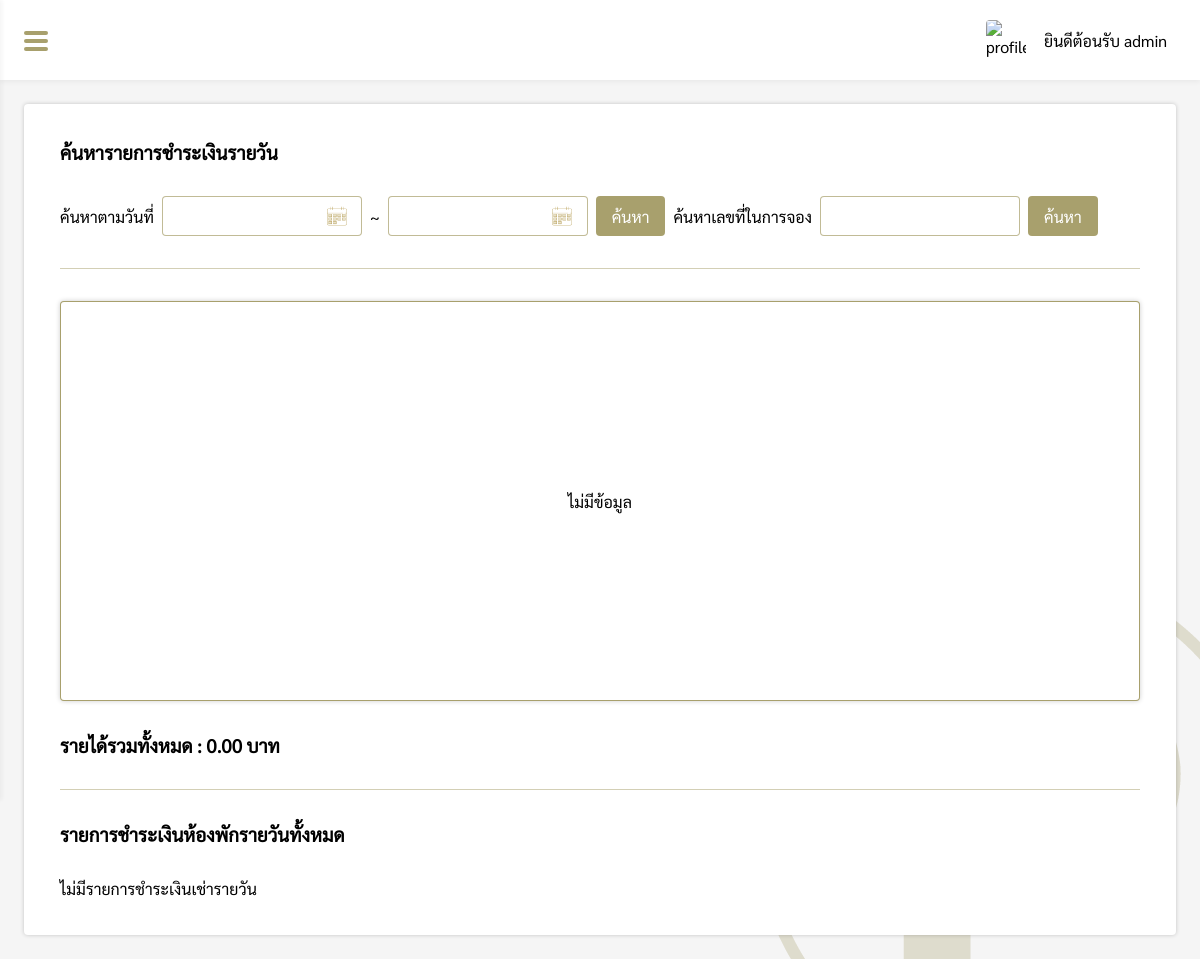
The app's page /pages/manage/dailyCost/index.php (signed in), older data.
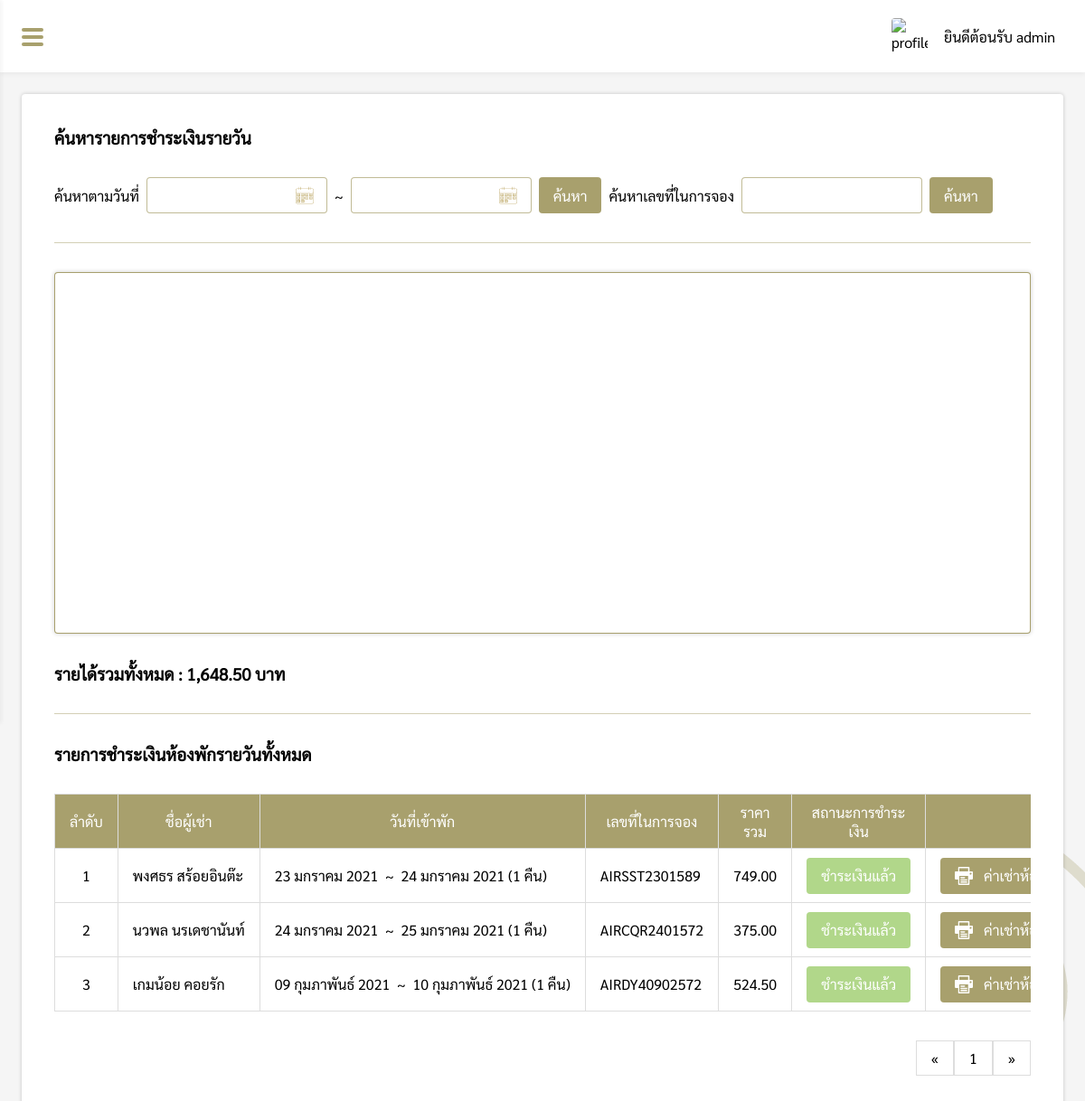
The same page, newer data.
### tables this page shows
CREATE TABLE `dailycost` (
  `dailycost_id` int(11) NOT NULL,
  `code` varchar(13) NOT NULL,
  `damages` float(11,2) DEFAULT NULL,
  `total_allprice` float(11,2) NOT NULL,
  `pay_status` varchar(20) NOT NULL,
  `pay_img` varchar(100) DEFAULT NULL,
  `payafter_d_img` varchar(100) DEFAULT NULL
);

CREATE TABLE `daily` (
  `daily_id` int(11) NOT NULL,
  `name_title` varchar(10) NOT NULL,
  `firstname` varchar(200) NOT NULL,
  `lastname` varchar(200) NOT NULL,
  `id_card` varchar(200) NOT NULL,
  `email` varchar(200) NOT NULL,
  `tel` varchar(200) NOT NULL,
  `code` varchar(200) NOT NULL,
  `check_in` varchar(200) NOT NULL,
  `check_out` varchar(200) NOT NULL,
  `night` int(2) NOT NULL,
  `people` int(2) NOT NULL,
  `air_room` int(2) NOT NULL,
  `fan_room` int(2) NOT NULL,
  `daily_status` varchar(200) NOT NULL,
  `total_room_price` float(11,2) NOT NULL,
  `vat` float(11,2) NOT NULL,
  `total_price` float(11,2) NOT NULL,
  `payment_price` float(11,2) NOT NULL,
  `payment_img` varchar(200) DEFAULT NULL,
  `warning_date` varchar(20) DEFAULT NULL,
  `room_select` varchar(200) DEFAULT NULL
);

### pages/manage/dailyCost/index.php (the view, shortened to what this page needs)
<?php
if($_SESSION['level'] == 'admin' || $_SESSION['level'] == 'employee'){
    include("../../connection.php");
    $check_in = @$_REQUEST['check_in'];
    $check_out = @$_REQUEST['check_out'];
    $code = @$_REQUEST['code'];
    function DateThai($strDate)
    {
        $strYear = date("Y",strtotime($strDate));
        $strMonth= date("n",strtotime($strDate));
        $strDay= date("d",strtotime($strDate));
        $strMonthCut = Array("","มกราคม", "กุมภาพันธ์", "มีนาคม","เมษายน", "พฤษภาคม", "มิถุนายน", "กรกฎาคม","สิงหาคม", "กันยายน", "ตุลาคม", "พฤศจิกายน", "ธันวาคม");
        $strMonthThai=$strMonthCut[$strMonth];
        return "$strDay $strMonthThai $strYear";
    }
    if($check_in != "" && $check_out != ""){
        $query = "SELECT b.check_in ,SUM(a.total_allprice) as daily_price FROM dailycost a INNER JOIN daily b ON a.dailycost_id = b.daily_id WHERE ((check_in BETWEEN '$check_in' AND '$check_out') OR (check_out BETWEEN '$check_in' AND '$check_out') OR ('$check_in' BETWEEN check_in AND check_out) OR ('$check_out' BETWEEN check_in AND check_out )) GROUP BY check_in";
    }else{
        $query = "SELECT b.check_in ,SUM(a.total_allprice) as daily_price FROM dailycost a INNER JOIN daily b ON a.dailycost_id = b.daily_id GROUP BY b.check_in";
    }
    $query_result = mysqli_query($conn, $query);
    $datax = array();
    foreach ($query_result as $k) {
        $datax[] = "['".DateThai($k['check_in'])."'".", ".$k['daily_price']."]";
    }
    $datax = implode(",", $datax);
?>
<!DOCTYPE html>
<html lang="en">
<head>
    <link rel="stylesheet" href="../../../css/dailyCost.css">
    <link rel="stylesheet" href="../../../css/my-style.css">
    <link rel="stylesheet" href="../../../css/navbar.css">
</head>
<body>
    <?php include("../../../components/sidebar.php"); ?>
    <div class="box">
        <div id="box-padding" style="padding:24px;">
            <div class="dailycost-box">
                <h3>ค้นหารายการชำระเงินรายวัน</h3>
                <div class="search">
                    <label class="search-topic" style="padding:10px 8px 0 0;">ค้นหาตามวันที่</label>
                    <div class="from-box" style="position:relative;">
                        <input type="text" class="roundtrip-input" id="check_in"
                            value="<?php if(isset($check_in)){ echo DateThai($check_in); } ?>">
                    </div>
                    <label class="to-text" style="padding:10px 8px 0 8px;">~</label>
                    <div class="to-box" style="position:relative;">
                        <input type="text" class="roundtrip-input" id="check_out"
                            value="<?php if(isset($check_out)){ echo DateThai($check_out); } ?>">
                    </div>
                    <button class="search-btn" type="button" id="searchDate">ค้นหา</button>
                    <label class="searchcode-topic" style="padding:10px 8px 0 0;">ค้นหาเลขที่ในการจอง</label>
                    <div class="searchcode-box" >
                        <input type="text" id="code" value="<?php echo $code?>">
                    </div>
                    <button class="searchcode-btn" type="button" id="searchCode">ค้นหา</button>
                </div>
                <div class="hr"></div>
                <div class="card">
                    <?php
                    if(strlen($datax) != 0){
                    ?>
                    <div id="curve_chart" class="chart"></div>
                    <?php
                    }else{
                        echo "<p style='margin:auto;'>ไม่มีข้อมูล</p>";
                    }
                    ?>
                </div>
                <div style="padding-top:32px;">
                    <?php
                    $search_totalprice = mysqli_query($conn, "SELECT SUM(total_allprice) as allprice FROM dailycost");
                    $result_totalprice = mysqli_fetch_assoc($search_totalprice);
                    ?>
                    <h3>รายได้รวมทั้งหมด : <?php echo number_format($result_totalprice["allprice"], 2); ?> บาท</h3>
                </div>
                <div class="hr"></div>
                <?php
                $perpage = 10;
                if(isset($_GET['page'])){
                    $page = $_GET['page'];
                }else{
                    $page = 1;
                }
                $start = ($page - 1) * $perpage;
                $num = $start + 1;
                if(isset($check_in) && isset($check_out)){
                    $sql = "SELECT a.*, b.* FROM dailycost a INNER JOIN daily b ON a.dailycost_id = b.daily_id WHERE (check_in BETWEEN '$check_in' AND '$check_out') OR (check_out BETWEEN '$check_in' AND '$check_out') OR ('$check_in' BETWEEN check_in AND check_out) OR ('$check_out' BETWEEN check_in AND check_out ) LIMIT {$start} , {$perpage}";
                }else if(isset($code)){
                    $sql = "SELECT a.*, b.* FROM dailycost a INNER JOIN daily b ON a.dailycost_id = b.daily_id WHERE a.code = '$code'";
                }else{
                    $sql = "SELECT a.*, b.* FROM dailycost a INNER JOIN daily b ON a.dailycost_id = b.daily_id LIMIT {$start} , {$perpage}";
                }
                $result = $conn->query($sql);
                if(isset($code)){
                    echo "<h3>ผลลัพธ์การค้นหา : $code</h3>";
                }else{
                    echo "<h3>รายการชำระเงินห้องพักรายวันทั้งหมด</h3>";
                }
                if ($result->num_rows > 0) {
                ?>
                <div style="overflow-x: auto;overflow-y: hidden;">
                    <table>
                        <tr>
                            <th>ลำดับ</th>
                            <th>ชื่อผู้เช่า</th>
                            <th>วันที่เข้าพัก</th>
                            <th>เลขที่ในการจอง</th>
                            <th>ราคารวม</th>
                            <th>สถานะการชำระเงิน</th>
                            <th>เพิ่มเติม</th>
                        </tr>
                        <?php
                            while($row = $result->fetch_assoc()) {
                            $calculate = strtotime($row["check_out"]) - strtotime($row["check_in"]);
                            $night = floor($calculate / 86400);
                        ?>
                        <tr>
                            <td><?php echo $num; ?></td>
                            <td><?php echo $row['firstname'] ." " .$row['lastname']; ?></td>
                            <td><?php echo DateThai($row['check_in']) ."&nbsp; ~ &nbsp;" .DateThai($row['check_out'])." (".$night." คืน)"; ?>
                            </td>
                            <td><?php echo $row['code']; ?></td>
                            <td><?php echo $row['total_allprice']; ?></td>
                            <td><button class="status-success"><?php echo $row['pay_status']; ?></button></td>
                            <td>
                                <div class="option-grid">
                                    <a href="receipt_room.php?code=<?php echo $row["code"]; ?>" target="_blank"><button type="button" class="print">ค่าเช่าห้องพัก</button></a>
                                </div>
                            </td>
                        </tr>
                        <?php $num++; } ?>
                    </table>
                </div>
                <?php
                    $sql2 = "SELECT * FROM dailycost";
                    $query2 = mysqli_query($conn, $sql2);
                    $total_record = mysqli_num_rows($query2);
                    $total_page = ceil($total_record / $perpage);
                    ?>
                <div style="display:flex;justify-content:flex-end">
                    <div class="pagination">
                        <a href="index.php?page=1">&laquo;</a>
                        <?php for($i=1;$i<=$total_page;$i++){ ?>
                        <a href="index.php?page=<?php echo $i; ?>"><?php echo $i; ?></a>
                        <?php } ?>
                        <a href="index.php?page=<?php echo $total_page; ?>">&raquo;</a>
                    </div>
                </div>
                <?php
                }else{
                    echo "<div style='padding-top:32px;'>ไม่มีรายการชำระเงินเช่ารายวัน</div>";
                }
                ?>
            </div>
        </div>
    </div>
</body>
</html>
<?php
}else{
    Header("Location: ../../login.php");
}
?>

### components/sidebar.php (shortened to what this page needs)
<div>
    <div class="topbar">
        <div id="topbar-box" style="padding:16px 24px">
            <div class="topbar-flex">
                <div class="burger">
                    <div></div>
                    <div></div>
                    <div></div>
                </div>
            </div>
        </div>
        <a href="/Pingfah/pages/manage/myprofile/index.php">
            <div class="profile">
                <?php
                $user_email = $_SESSION["ID"];
                $searchUser_img = mysqli_query($conn, "SELECT id_card, profile_img FROM employee WHERE email = '$user_email'");
                $searchUser_result = mysqli_fetch_assoc($searchUser_img);
                ?>
                <img src="<?php if($searchUser_result != null && $searchUser_result["profile_img"] != "" && $searchUser_result["profile_img"] != null){ echo "/Pingfah/pages/images/employee/".$searchUser_result["id_card"]."/".$searchUser_result["profile_img"]; }else{ echo "https://sites.google.com/site/rabbiteieicom/_/rsrc/1467891358746/home/image8.jpg"; }?>"
                    alt="profile_logo" class="profile-logo">
                <p class="profile-text">ยินดีต้อนรับ <?php echo $_SESSION['name']; ?></p>
            </div>
        </a>
    </div>
</div>

### css/dailyCost.css (style rules this page uses)
* { margin: 0; padding: 0; box-sizing: border-box; font-family: Sarabun; }
.box { padding: 80px 0 0 260px; }
.dailycost-box { width: 100%; min-height: 800px; padding: 36px; border-radius: 4px; background-color: #fff; -webkit-box-shadow: 0px 0px 4px 0px rgba(0, 0, 0, 0.2); -moz-box-shadow: 0px 0px 4px 0px rgba(0, 0, 0, 0.2); box-shadow: 0px 0px 4px 0px rgba(0, 0, 0, 0.2); }
.dailycost-box .card { display: flex; width: 100%; height: 400px; padding: 16px; border: 1px solid rgb(131, 120, 47, 0.7); border-radius: 4px; background-color: #fff; -webkit-box-shadow: 0px 0px 5px 0px rgba(0, 0, 0, 0.2); -moz-box-shadow: 0px 0px 5px 0px rgba(0, 0, 0, 0.2); box-shadow: 0px 0px 5px 0px rgba(0, 0, 0, 0.2); overflow: hidden; }
.dailycost-box .card .chart { width: 100%; height: 366px; }
.hr { margin: 32px 0; border-bottom: 1px solid rgb(131, 120, 47, 0.7); opacity: 0.5; }
.dailycost-box .search { padding-top: 32px; height: 89px; display: flex; flex-flow: wrap; row-gap: 16px; align-items: flex-start; }
.dailycost-box input { width: 200px; height: 40px; padding: 0 12px; border: 1px solid rgb(131, 120, 47, 0.5); border-radius: 4px; font-size: 16px; outline: none; transition: 0.3s; }
.dailycost-box button { width: auto; height: 40px; padding: 0 16px; border-radius: 4px; border: none; background-color: rgb(131, 120, 47, 0.7); font-size: 16px; font-weight: 500; color: #fff; cursor: pointer; transition: 0.3s; }
.dailycost-box input#check_in, .dailycost-box input#check_out { background-image: url("../img/tool/calendar.png"); background-repeat: no-repeat; background-size: 20px; background-position: 92% 50%; cursor: pointer; }
.dailycost-box .search button { margin: 0 8px; }
.dailycost-box table { margin-top: 32px; width: 100%; border-radius: 4px; border-collapse: collapse; }
.dailycost-box table tr { height: 50px; }
.dailycost-box table th, .dailycost-box table td { border: 1px solid #ddd; padding: 0 16px; overflow: hidden; height: 60px; }
.dailycost-box table th:nth-child(1) { width: 5%; }
.dailycost-box table th:nth-child(2) { width: 15%; }
.dailycost-box table th:nth-child(3) { width: 27%; }
.dailycost-box table th:nth-child(4) { width: 10%; }
.dailycost-box table th:nth-child(5) { width: 7%; }
.dailycost-box table th:nth-child(6) { width: 11%; }
.dailycost-box table th:nth-child(7) { width: 25%; }
.dailycost-box table td { white-space: nowrap; overflow: hidden; text-overflow: ellipsis; }
.dailycost-box table td:nth-child(1) { text-align: center; }
.dailycost-box table th { font-size: 16px; font-weight: 500; color: #fff; background-color: rgb(131, 120, 47, 0.7); }
.dailycost-box table .status-success { background-color: #B1D78A; cursor: default; width: 100%; }
.dailycost-box .option-grid { display: flex; justify-content: flex-end; column-gap: 8px; }
.dailycost-box .print { padding: 0px 16px 0px 48px; background-image: url("../img/tool/printer.png"); background-repeat: no-repeat; background-position: 12% 50%; }
.pagination { padding: 32px 0; display: inline-block; }
.pagination a { color: black; float: left; padding: 8px 16px; text-decoration: none; transition: background-color .3s; border: 1px solid #ddd; }
@media screen and (max-width: 1623px) { .dailycost-box .search { height: auto; } }
@media screen and (max-width: 1599px) { .box { padding: 80px 0 0 calc(100% - 1340px); } }
@media screen and (max-width: 1569px) { .box { padding: 80px 0 0 230px; } }
@media screen and (max-width: 1449px) { .box { padding: 80px 0 0 0; } }

Row changes from the older to the newer data that the page shows:
added dailycost: daily.firstname "พงศธร", daily.lastname "สร้อยอินต๊ะ", daily.check_in "23 มกราคม 2021", daily.check_out "24 มกราคม 2021", daily.check_out+check_in "1", daily.code "AIRSST2301589", total_allprice "749.00", pay_status "ชำระเงินแล้ว"
added dailycost: daily.firstname "นวพล", daily.lastname "นรเดชานันท์", daily.check_in "24 มกราคม 2021", daily.check_out "25 มกราคม 2021", daily.check_out+check_in "1", daily.code "AIRCQR2401572", total_allprice "375.00", pay_status "ชำระเงินแล้ว"
added dailycost: daily.firstname "เกมน้อย", daily.lastname "คอยรัก", daily.check_in "09 กุมภาพันธ์ 2021", daily.check_out "10 กุมภาพันธ์ 2021", daily.check_out+check_in "1", daily.code "AIRDY40902572", total_allprice "524.50", pay_status "ชำระเงินแล้ว"
Text that changed along with them:
$result_totalprice["allprice"]: "0.00" → "1,648.50"
text no longer shown: "ไม่มีข้อมูล ไม่มีรายการชำระเงินเช่ารายวัน"
text now shown: "ลำดับ ชื่อผู้เช่า วันที่เข้าพัก เลขที่ในการจอง ราคารวม สถานะการชำระเงิน « »"
new list line: "1"
